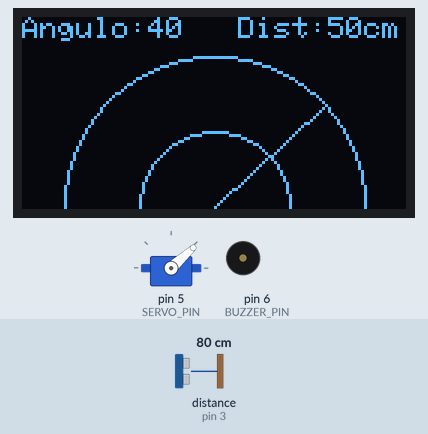
Recording of a sketch running on a simulated Arduino Uno, built with avr-gcc and run on an emulated ATmega328P. On the bench: servo, 128×64 one-colour display, buzzer (waves = sounding, pin HIGH). Wiring (inferred from the names in the program): ultrasonic range finder: trigger pin 2; echo pin 3. The inputs (shaded band) are chosen by the test bench; at power-on: distance to the obstacle (sensor on pin 3) 80 cm. The echo pulse lasts 58.3 µs per cm; pins used as bus, display or sensor lines are not drawn.

Above: at 3.13 s.
3.5 s: distance to the obstacle (sensor on pin 3) set to 2 cm
At 4.67 s:
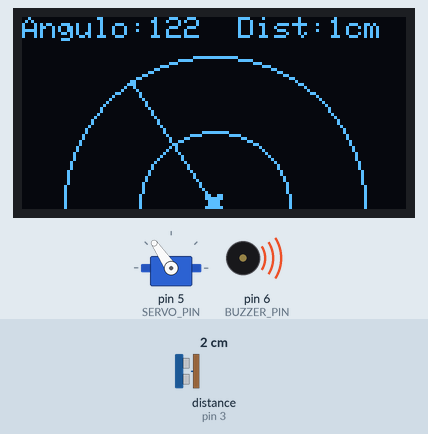
5.8 s: distance to the obstacle (sensor on pin 3) set to 35 cm
At 5.99 s:
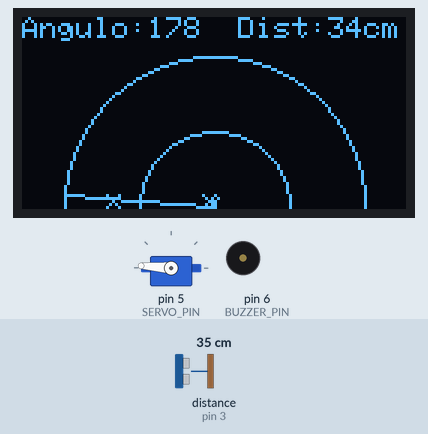
8.4 s: distance to the obstacle (sensor on pin 3) set to 27 cm
At 8.58 s:
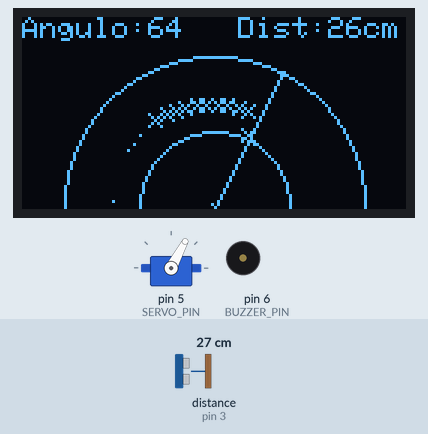
10.2 s: distance to the obstacle (sensor on pin 3) set to 23 cm
At 10.48 s:
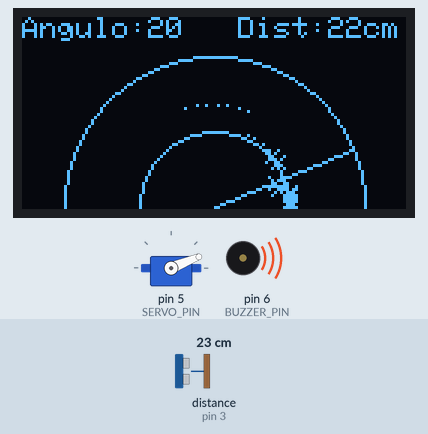
Timing chart, 0 to 40.0 s (numbered marks = the images above; inputs shaded):
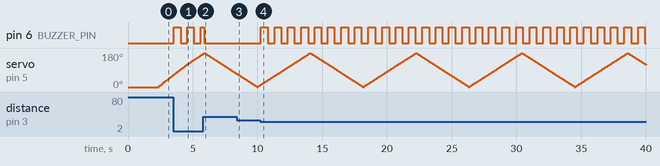

Measured:
- the behaviour switches between 26 and 25 cm on distance to the obstacle (sensor on pin 3) (found by bisection; images 3 and 4)
- after the input at 3.5 s, pin 6 (BUZZER_PIN): alternates HIGH for 0.52 s and LOW for 0.53 s, starting at once
- after the input at 10.2 s, pin 6 (BUZZER_PIN): alternates HIGH for 0.50 s and LOW for 0.54 s, starting after 0.05 s

The sketch:

radar_comentada.ino
```cpp
// 1. BIBLIOTECAS UTILIZADAS

#include <Servo.h>            //  Pode ser verificada no Gerenciador de Bibliotecas, mas deve funcionar imediatamente sem instalar
#include <Wire.h>             //  Vem com a IDE do Arduino
#include <Adafruit_GFX.h>     //  Digite "Adafruit GFX" no Gerenciador de Bibliotecas e instale
#include <Adafruit_SSD1306.h> //  Digite "Adafruit SSD1306" no Gerenciador de Bibliotecas e instale

// 2. DEFINIÇÕES DE HARDWARE
// Configuração do Display OLED 128x64

#define SCREEN_WIDTH 128  // Define uma constante chamada SCREEN_WIDTH com o valor 128 (número de pixels na horizontal)
#define SCREEN_HEIGHT 64  // Define uma constante chamada SCREEN_HEIGHT com o valor 64 (número de pixels na vertical)
#define OLED_RESET -1     // O valor -1 diz à biblioteca para NÃO usar um pino de reset do Arduino

Adafruit_SSD1306 display(SCREEN_WIDTH, SCREEN_HEIGHT, &Wire, OLED_RESET);

#define TRIG_PIN 2     // Pino digital para o Sensor Ultra Som Triger
#define ECHO_PIN 3    // Pino digital para o Sensor Ultra Som Echo
#define SERVO_PIN 5   // Pino digital para controlar o Servo
#define BUZZER_PIN 6  // Pino digital para controlar o Buzzer

// 3. VARIÁVEIS GLOBAIS

Servo servo;  // Cria um objeto da classe Servo para interagir com o motor servo.

const int maxDistance = 50;  // Distância máxima (em cm) que o radar tentará medir e exibir
const int centerX = SCREEN_WIDTH / 2;  // Calcula o centro horizontal (X) do display (64) é o meio de 128
const int centerY = SCREEN_HEIGHT - 1;  // Calcula o centro vertical (Y) do display, ajustado para a base inferior (63). 64 - 1 = 63
const int maxRadius = 50;  // Define o raio máximo do radar na tela (em pixels)

// Define uma estrutura (tipo de dado) chamada Blip para armazenar as informações de um objeto detectado
// Dentro desta estrutura, temos as variáveis: angulo,distancia,timestamp e active
struct Blip {
 float angle;  // Armazena o ângulo em que o objeto foi detectado
 int distance; // Armazena a distância do objeto em cm
 unsigned long timestamp;  // Armazena o tempo em milissegundos em que o objeto foi detectado
 // Será melhor explicado na funcao drawBlips()
 bool active;  // Flag booleana que indica se o blip ainda deve ser exibido
};

Blip blips[20];                // Cria um array que pode armazenar até 20 objetos (blips) simultaneamente
int blipCount = 0;             // Contador que rastreia quantos blips estão ativos no array
unsigned long lastUpdate = 0;  // Armazena o tempo da última atualização do display. Usado para controlar a taxa de quadros (FPS)
const long fadeTime = 3000;    // Tempo (em milissegundos) que um blip leva para "desaparecer" (3 segundos)
int currentAngle = 0;          // Armazena o ângulo atual do servo motor (para exibição na tela)
int currentDistance = 0;       // Armazena a última distância medida (para exibição na tela)
unsigned long lastToggle = 0;  // Armazena o tempo do último acionamento do buzzer
bool toggleState = false;      // Armazena o estado (ligado/desligado) do buzzer

// 4. FUNÇÕES
//  Início da função que mede a distância usando o sensor ultrassônico
float measureDistance() {

 digitalWrite(TRIG_PIN, LOW);    // Garante que o pino TRIG esteja baixo
 delayMicroseconds(2);           // Pequena pausa 2 microsegundos
 digitalWrite(TRIG_PIN, HIGH);   // Envia um pulso de 10 microssegundos para o TRIG para iniciar a medição
 delayMicroseconds(10);          // Pequena pausa 10 microsegundos
 digitalWrite(TRIG_PIN, LOW);    // Termina o pulso

// Mede a duração do pulso de retorno no pino ECHO. Espera até 30ms (30000µs) por segurança
 long duration = pulseIn(ECHO_PIN, HIGH, 30000);
// Se o sensor enviar o pulso e não receber um eco de volta dentro desses 30.000 microssegundos, a função pulseIn() retorna o valor 0
 if (duration == 0) return maxDistance;
// Cálculo da distância: (duração do pulso * velocidade do som em cm/µs) / 2 (ida e volta)
  float distance = duration * 0.034 / 2;
// Retorna a distância. Se for maior que maxDistance, retorna maxDistance
  return (distance > maxDistance) ? maxDistance : distance;
}

// Início da função que adiciona um novo objeto detectado (blip) ao array
void addBlip(float angle, int distance) {
// Verifica se há espaço no array (máx. 20) e se a distância é menor que a máxima permitida
 if (blipCount < 20 && distance < maxDistance) {

  blips[blipCount].angle = angle;         // Armazena o ângulo atua
  blips[blipCount].distance = distance;   // Armazena a distância medida
  blips[blipCount].timestamp = millis();  // Armazena o tempo atual em milissegundos (o momento da detecção)
  blips[blipCount].active = true;         // Marca o blip como ativo

  blipCount++;                            // Incrementa o contador de blips ativos
 }
}
// Início da função que verifica e remove blips que já "desapareceram" (expiraram)
void updateBlips() {

 unsigned long currentTime = millis();    // Armazena o tempo atual
  for (int i = 0; i < blipCount; i++) {   // Inicia o loop para percorrer todos os blips ativos
// Verifica se o blip está ativo E se o tempo decorrido desde a detecção é maior que o tempo de fade (3 segundos)
   if (blips[i].active && (currentTime - blips[i].timestamp > fadeTime)) {
      blips[i].active = false;  // Se expirou, marca o blip como inativo
// Inicia um loop para mover todos os blips seguintes para uma posição anterior (compactando o array para remover o blip inativo)
  for (int j = i; j < blipCount - 1; j++) {  //  Move o blip para a posição anterior
      blips[j] = blips[j + 1];  //  Move o blip para a posição anterior
   }                            //  Fim do loop de compactação
   blipCount--;                 //  Decrementa o contador de blips ativos
   i--;                         //  Decrementa o contador principal do loop
   }                            //  Fim do bloco if de verificação de tempo
  }                             //  Fim do loop principal
 }                              //  Fim da função
//  Início da função que desenha os blips ativos no display
void drawBlips() {

 unsigned long currentTime = millis();   // Armazena o tempo atual
  for (int i = 0; i < blipCount; i++) {  // Inicia o loop para percorrer todos os blips ativos
  if (blips[i].active) {                 // Verifica se o blip está marcado como ativo
//  Calcula a "idade" do blip como uma fração de 0.0 a 1.0, onde 1.0 é totalmente desaparecido
    float age = (currentTime - blips[i].timestamp) / (float)fadeTime;
//  Cálculo da Coordenada X: Transforma a distância (cm) e o ângulo (graus) do blip em coordenadas X para a tela, usando trigonometria
    int x = centerX + (blips[i].distance * maxRadius / maxDistance) * cos(radians(blips[i].angle));
//  Cálculo da Coordenada Y: Transforma a distância e o ângulo em coordenadas Y para a tela. Subtrai de centerY porque no display o Y=0 é o topo
    int y = centerY - (blips[i].distance * maxRadius / maxDistance) * sin(radians(blips[i].angle));
//  Verifica se o blip é "jovem" (idade menor que 0.5, ou seja, nos primeiros 1.5 segundos)
  if (age < 0.5) {
//  Se for jovem, desenha um pequeno X (ou cruz) para destacá-lo (parecendo uma detecção recente)
/*
A função drawLine() é fornecida pela biblioteca Adafruit GFX e tem a seguinte sintaxe:
display.drawLine(x0, y0, x1, y1, cor);
x0, y0: Coordenadas (X, Y) do ponto inicial da linha.
x1, y1: Coordenadas (X, Y) do ponto final da linha.
cor: A cor da linha (neste caso,liga os pixel do display)

A Primeira Linha (Diagonal Principal)

display.drawLine(x-2, y-2, x+2, y+2, SSD1306_WHITE);
Ponto central do blip: O x e y são as coordenadas (em pixels) do local exato do objeto, calculadas a partir da distância
e do ângulo usando trigonometria (linhas 109 e 111).
Ponto Inicial (x0, y0): x-2,y-2.Este ponto está 2 pixels à esquerda e 2 pixels acima do centro (x, y).
Ponto Final (x1, y1): x+2,y+2. Este ponto está 2 pixels à direita e 2 pixels abaixo do centro (x, y).
Resultado: Esta linha desenha a diagonal descendente (de cima à esquerda para baixo à direita) da cruz

A Segunda Linha (Diagonal Secundária)

display.drawLine(x-2, y+2, x+2, y-2, SSD1306_WHITE);

Ponto Inicial (x0, y0): x-2,y+2.Este ponto está 2 pixels à esquerda e 2 pixels abaixo do centro (x, y).
Ponto Final (x1, y1): x+2,x-2.Este ponto está 2 pixels à direita e 2 pixels acima do centro (x, y).
Resultado: Esta linha desenha a diagonal ascendente (de baixo à esquerda para cima à direita) da cruz.

 */
  display.drawLine(x-2, y-2, x+2, y+2, SSD1306_WHITE);
  display.drawLine(x-2, y+2, x+2, y-2, SSD1306_WHITE);

 } else {  //  Se o blip for mais "velho" (idade > 0.5)

 display.drawPixel(x, y, SSD1306_WHITE); // Desenha apenas um único pixel
   }                                     // Fim do bloco if de idade
  }                                      // Fim do bloco if de blip ativo
 }                                       // Fim do loop
}                                        // Fim da função


void drawRadar() {     // Início da função que desenha as linhas de referência do radar
//  Desenha um círculo no centro, com metade do raio máximo, como referência de distância
display.drawCircle(centerX, centerY, maxRadius / 2, SSD1306_WHITE);
//  Desenha um círculo no centro, com o raio máximo
display.drawCircle(centerX, centerY, maxRadius, SSD1306_WHITE);
}
//  Início da função que exibe as informações de ângulo e distância na tela
void drawInfo() {

 display.setTextSize(1);                  // Define o tamanho da fonte
 display.setTextColor(SSD1306_WHITE);     // Significa ligar o Pixel
 display.setCursor(0, 0);                 // Move o cursor para (x=0,y=0) no display
 display.print("Angulo:");                // Escreve o rótulo "Angulo" no display (0,0)
 display.print(currentAngle);             // Imprime o valor atual do ângulo do servo
 display.setCursor(72, 0);                // Move o cursor para (x=70,y=0) no display
 display.print("Dist:");                  // Escreve o rótulo "Dist" no display (72,0)
 display.print(currentDistance);          // Imprime a última distância medida
 display.print("cm");                     // Imprime a unidade de medida
}
//  Início da função para controlar o buzzer com base na distância
void handleBuzzer() {

 unsigned long currentTime = millis();  // Armazena o tempo atual
  if (currentDistance < 25) {           // Verifica se um objeto está mais perto que 25 cm
//  Se a distância for menor que 25 cm, verifica se passaram 500ms (0.5 segundo) desde o último toque
  if (currentTime - lastToggle >= 500) {
  toggleState = !toggleState;           // Inverte o estado do buzzer (liga se estava desligado, desliga se estava ligado)
  digitalWrite(BUZZER_PIN, toggleState);// Aciona o buzzer com o novo estado
  lastToggle = currentTime;             // Atualiza o tempo do último acionamento do buzzer
 }                                      // Fim do if de tempo
 } else {                               // Se a distância for maior ou igual a 25 cm

 digitalWrite(BUZZER_PIN, LOW);          //  Desliga o buzzer
 toggleState = false;                    //  Reseta o estado do buzzer
  }                                      //  Fim do if-else
 }                                       //  Fim da função
// 5. Função SETUP
// Função de Configuração - Executada uma vez
void setup() {

 pinMode(TRIG_PIN, OUTPUT);            //  Configura o pino TRIG (9) como SAÍDA
 pinMode(ECHO_PIN, INPUT);             //  Configura o pino ECHO (10) como ENTRADA
 pinMode(BUZZER_PIN, OUTPUT);          //  Configura o pino BUZZER (12) como SAÍDA
 digitalWrite(BUZZER_PIN, LOW);        //  Garante que o buzzer comece desligado
 servo.attach(SERVO_PIN);              //  Associa o objeto servo ao pino 11
 servo.write(0);                       //  Move o servo para a posição inicial (0 graus)

//  Inicializa o display OLED com a configuração de energia e o endereço I2C (0x3C, que é o mais comum)
 if(!display.begin(SSD1306_SWITCHCAPVCC, 0x3C)) {
//  Se a inicialização falhar (o display não for detectado), o programa trava neste loop infinito
 for(;;);
 }
  display.clearDisplay();                 // Limpa a tela
  display.setTextColor(WHITE);             // Significa ligar o Pixel
  // Primeira tela
  display.setTextSize(1);                // Define o tamanho da fonte
  display.setCursor(22, 3);              // Move o cursor para (x=22,y=3) no display
  display.println("Radar Ultrassom! ");  // Escreve o rótulo "Radar Ultrassom! " no display (22,3)
  display.setTextSize(1);                // Define o tamanho da fonte
  display.setCursor(25, 20);             // Move o cursor para (x=25,y=20) no display
  display.println("Toledino");           // Escreve o rótulo "Toledino" no display (25,20)
  display.display();                     // Atualiza o Display. Torna o texto visível na tela.
  delay(1200);                           // O codigo fica esperando 1200 ms
  display.clearDisplay();                // Limpa a tela

  // Segunda tela (Créditos)
  display.setTextSize(1.5);              // Define o tamanho da fonte
  display.setCursor(20, 20);             // Move o cursor para (x=20,y=22) no display
  display.println("by Guto ");           // Escreve o rótulo "by Guto " no display (20,22)
  display.display();                     // Atualiza o Display. Torna o texto visível na tela.
  delay(1000);                           // O codigo fica esperando 1000 ms
  display.clearDisplay();                // Limpa a tela
}
// 6. Função LOOP
// Função Principal - Executada em loop
void loop() {
static int angle = 0;                      // Variável que guarda o ângulo atual do servo (inicializa em 0 na primeira vez)
static bool forward = true;                // Variável que indica a direção do movimento do servo (true = aumentando ângulo, false = diminuindo)
static unsigned long lastServoMove = 0;    // Guarda o tempo da última movimentação do servo
static unsigned long lastMeasurement = 0;  // Guarda o tempo da última medição do sensor
unsigned long currentTime = millis();      // Armazena o tempo atual do sistema
// Verifica se passaram 25 milissegundos desde a última movimentação (controla a velocidade de varredura)
if (currentTime - lastServoMove >= 25) {
servo.write(angle);                        // Move o servo para o angle atual
currentAngle = angle;                      // Atualiza a variável global do ângulo (para exibição)

if (forward) {                             // Se a direção for para frente (0 para 180 graus)
angle += 2;                                // Aumenta o ângulo em 2 graus
if (angle >= 180) {                        // Se o ângulo atingir 180 graus, inverte a direção
angle = 180;                               // declara o angulo 180
forward = false;                           // Define a direção para trás
 }
} else {                                   // Se a direção for para trás (180 para 0 graus)
angle -= 2;                                // Diminui o ângulo em 2 graus.
if (angle <= 0) {                          // Se o ângulo atingir 0 graus, inverte a direção
angle = 0;                                 // Declara o angulo 0
forward = true;                            // Define a direção para frente
   }
  }
 lastServoMove = currentTime;              // Atualiza o tempo da última movimentação do servo
}
//  Controle do Sensor: Verifica se passaram 100 milissegundos desde a última medição
if (currentTime - lastMeasurement >= 100) {
 currentDistance = (int)measureDistance(); // Realiza a medição e armazena o valor (convertido para inteiro)
  if (currentDistance < maxDistance) {     // Se a distância estiver dentro do limite máximo
  addBlip(angle, currentDistance);         // Chama a função para adicionar a detecção como um novo blip
 }
 lastMeasurement = currentTime;            // Atualiza o tempo da última medição
}                                          // Fim do bloco de controle do sensor.

handleBuzzer();                            // Chama a função para verificar e controlar o buzzer

if (currentTime - lastUpdate >= 33) {      // Verifica se passaram 33ms (aproximadamente 30 FPS) desde a última atualização da tela
display.clearDisplay();                    // Limpa o conteúdo anterior do display
updateBlips();                             // Chama a função para remover blips expirados

drawRadar();                               // Desenha os círculos de referência do radar
/*
Esta é a parte mais essencial da programação de um radar, pois utiliza trigonometria básica para transformar
um ângulo e um raio (distância) em coordenadas X e Y na tela.
A função principal aqui é calcular a ponta da "linha de varredura" (o braço do radar) para que ela siga a posição atual do motor servo

1. O Conceito Geométrico (Trigonometria)
Para encontrar qualquer ponto (X, Y) em um círculo, dado um ângulo (grau) e um raio (R),
usamos as seguintes fórmulas trigonométricas, com o centro do círculo sendo a origem (0, 0):
X = R*cos(angulo)
Y = R*sin(angulo) Onde:
R é o raio (neste caso,maxRadius, o comprimento máximo da linha de varredura).
grau é o ângulo (neste caso, angle, a posição atual do servo)
cos(cosseno) e sin(seno) são as funções trigonométricas.

2. A Adaptação ao Código (Transformando Coordenadas)
O código precisa adaptar a fórmula trigonométrica a três fatores importantes:

A. Centralização
O centro do radar não é a origem (0, 0) do display. O centro do display é (centerX,centerY}).
Para mover o resultado da trigonometria para o local correto na tela, basta somar as coordenadas do centro:
sweepX = centerX + X
sweepY = centerY + Y

B. Inversão do Eixo Y
Em matemática, o eixo Y positivo aponta para cima.Em displays (como o OLED), o eixo Y positivo aponta para baixo (o Y=0 está no topo).
Para que o radar se comporte de forma intuitiva (ângulo 0 à direita,90 para cima),precisamos inverter o resultado do seno (a coordenada Y).
Portanto, a fórmula para Y fica com uma subtração em vez de uma soma:
sweepY = centerY - R*sin(angulo)

As funções trigonométricas da biblioteca padrão do Arduino (cos() e sin()) esperam que o ângulo seja fornecido em radianos, não em graus.
Como o motor servo trabalha com ângulos em graus (angle vai de 0 a 180), o código utiliza a função auxiliar radians(angle) para fazer a conversão.
*/

// Cálculo da Coordenada X:
// 1. Pega o centro horizontal (centerX)
// 2. Adiciona o comprimento do raio (maxRadius)
// 3. Multiplicado pelo cosseno do ângulo, que foi convertido de graus para radianos (radians(angle))
int sweepX = centerX + maxRadius * cos(radians(angle));
//  1.Pega o centro vertical (centerY).
//  2.Subtrai o resultado (para inverter o eixo Y).
//  3.O resultado é o comprimento do raio (maxRadius) multiplicado pelo seno do ângulo convertido.
int sweepY = centerY - maxRadius * sin(radians(angle));
//  Esta linha conecta o Centro Fixo do radar (centerX, centerY) com a Ponta Variável (sweepX, sweepY),
//  criando a ilusão de um braço de radar que gira junto com o motor servo
display.drawLine(centerX, centerY, sweepX, sweepY, SSD1306_WHITE);
drawBlips();          //  Desenha todos os blips ativos
drawInfo();           //  Desenha as informações de Ângulo e Distância
display.display();    //  Envia o buffer de dados para o display para que as alterações sejam visíveis
lastUpdate = currentTime;   //  Atualiza o tempo da última atualização do display
 }                           //  Fim do bloco de controle do display
}                           //  Fim do loop()Fim do loop()
```
